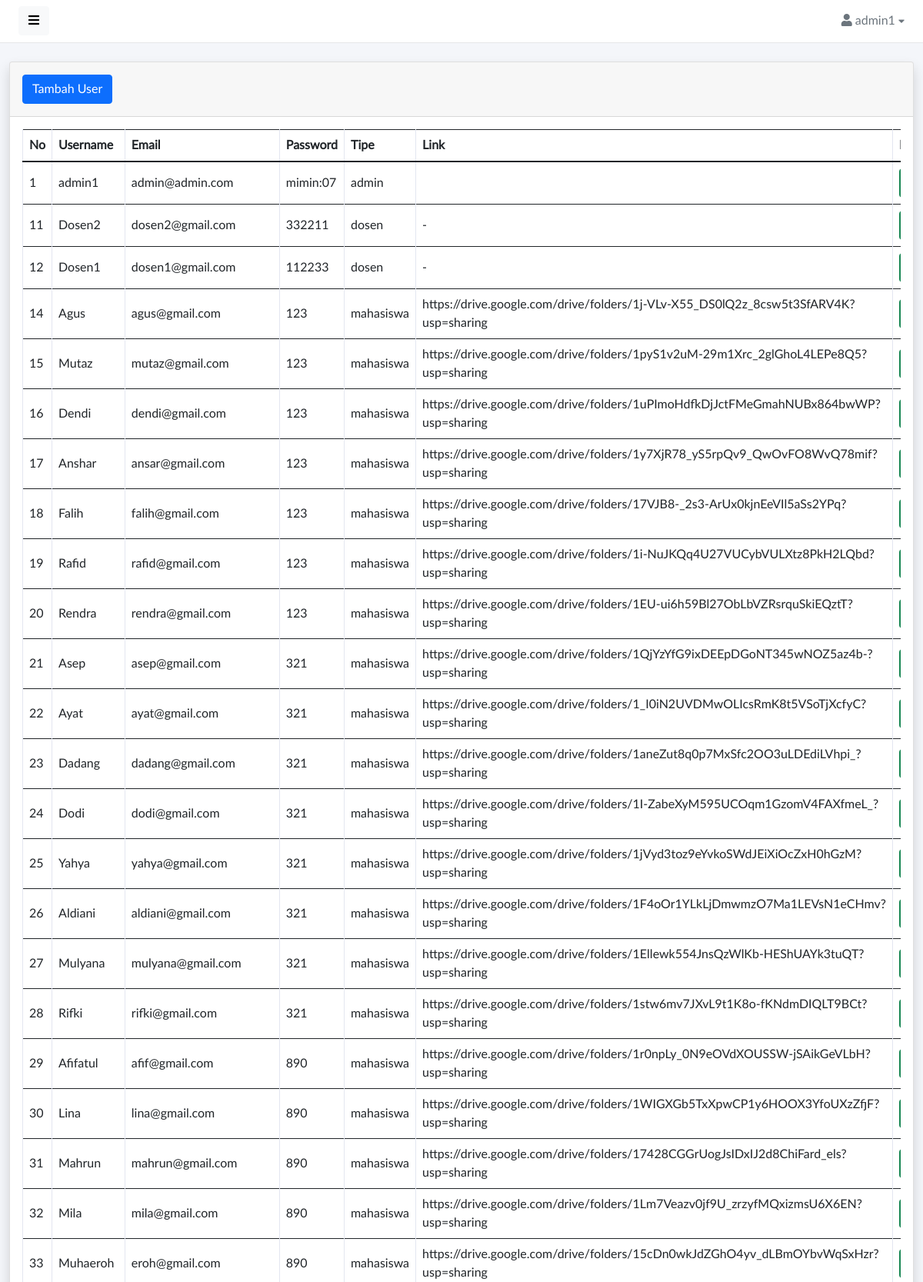
The app's page /adm-login/user.php (signed in, upper part) with its own data.
### tables this page shows
CREATE TABLE `user` (
  `id` int(10) NOT NULL,
  `username` varchar(50) NOT NULL,
  `email` varchar(50) NOT NULL,
  `password` varchar(50) NOT NULL,
  `usertype` varchar(25) NOT NULL,
  `link` varchar(255) NOT NULL
);

### adm-login/user.php (the view, shortened to what this page needs)
<?php
include('security.php');
include('includes/header.php');
include('includes/navbar.php');
?>
<div class="container-fluid">
  <div class="card shadow mb-4">
    <div class="card-header py-3">
      <h6 class="m-0 font-weight-bold text-primary">
        <button type="button" class="btn btn-primary" data-toggle="modal" data-target="#addadminprofile">
          Tambah User
        </button>
      </h6>
    </div>
    <div class="card-body">
      <div class="table-responsive">
        <?php
        $query = "SELECT * FROM user";
        $query_run = mysqli_query($connection, $query);
        ?>
        <table class="table table-bordered" id="dataTable" width="100%" cellspacing="0">
          <thead>
            <tr>
              <th> No </th>
              <th> Username </th>
              <th>Email </th>
              <th>Password</th>
              <th>Tipe</th>
              <th>Link</th>
              <th>Edit</th>
            </tr>
          </thead>
          <tbody>
            <?php
            if (mysqli_num_rows($query_run) > 0) {
              while ($row = mysqli_fetch_assoc($query_run)) {
            ?>
                <tr>
                  <td><?php echo $row['id']; ?></td>
                  <td><?php echo $row['username']; ?></td>
                  <td><?php echo $row['email']; ?></td>
                  <td><?php echo $row['password']; ?></td>
                  <td><?php echo $row['usertype']; ?></td>
                  <td><?php echo $row['link']; ?></td>
                  <td>
                    <form action="edit_user.php" method="post">
                      <button type="submit" name="edit_btn" class="btn btn-success"><i class="fas fa-edit"></i></button>
                    </form>
                  </td>
                </tr>
            <?php
              }
            } else {
              echo "No Record Found";
            }
            ?>
          </tbody>
        </table>
      </div>
    </div>
  </div>
</div>

### assets/css/master.css (style rules this page uses)
body, h1, .h1, h2, .h2, h3, .h3, h4, .h4, h5, .h5, h6, .h6, p, a, td { -moz-osx-font-smoothing: grayscale; -webkit-font-smoothing: antialiased; }
body { width: 100%; height: 100%; background: #f4f6fa; font-family: "Lato", "Helvetica Neue", Arial, Helvetica, sans-serif; font-size: 1rem; color: #444; }
.card { margin-bottom: 15px; box-shadow: rgba(35, 46, 60, .04) 0 2px 4px 0; }
.table td, .table th { vertical-align: middle; }

### records on screen
user: id "1", username "admin1", email "admin@admin.com", password "mimin:07", usertype "admin"
user: id "11", username "Dosen2", email "dosen2@gmail.com", password "332211", usertype "dosen", link "-"
user: id "12", username "Dosen1", email "dosen1@gmail.com", password "112233", usertype "dosen", link "-"
user: id "14", username "Agus", email "agus@gmail.com", password "123", usertype "mahasiswa", link "https://drive.google.com/drive/folders/1j-VLv-X55_DS0lQ2z_8csw5t3SfARV4K?usp=sharing"
user: id "15", username "Mutaz", email "mutaz@gmail.com", password "123", usertype "mahasiswa", link "https://drive.google.com/drive/folders/1pyS1v2uM-29m1Xrc_2glGhoL4LEPe8Q5?usp=sharing"
user: id "16", username "Dendi", email "dendi@gmail.com", password "123", usertype "mahasiswa", link "https://drive.google.com/drive/folders/1uPImoHdfkDjJctFMeGmahNUBx864bwWP?usp=sharing"
user: id "17", username "Anshar", email "ansar@gmail.com", password "123", usertype "mahasiswa", link "https://drive.google.com/drive/folders/1y7XjR78_yS5rpQv9_QwOvFO8WvQ78mif?usp=sharing"
user: id "18", username "Falih", email "falih@gmail.com", password "123", usertype "mahasiswa", link "https://drive.google.com/drive/folders/17VJB8-_2s3-ArUx0kjnEeVIl5aSs2YPq?usp=sharing"
user: id "19", username "Rafid", email "rafid@gmail.com", password "123", usertype "mahasiswa", link "https://drive.google.com/drive/folders/1i-NuJKQq4U27VUCybVULXtz8PkH2LQbd?usp=sharing"
user: id "20", username "Rendra", email "rendra@gmail.com", password "123", usertype "mahasiswa", link "https://drive.google.com/drive/folders/1EU-ui6h59Bl27ObLbVZRsrquSkiEQztT?usp=sharing"
user: id "21", username "Asep", email "asep@gmail.com", password "321", usertype "mahasiswa", link "https://drive.google.com/drive/folders/1QjYzYfG9ixDEEpDGoNT345wNOZ5az4b-?usp=sharing"
user: id "22", username "Ayat", email "ayat@gmail.com", password "321", usertype "mahasiswa", link "https://drive.google.com/drive/folders/1_I0iN2UVDMwOLIcsRmK8t5VSoTjXcfyC?usp=sharing"
user: id "23", username "Dadang", email "dadang@gmail.com", password "321", usertype "mahasiswa", link "https://drive.google.com/drive/folders/1aneZut8q0p7MxSfc2OO3uLDEdiLVhpi_?usp=sharing"
user: id "24", username "Dodi", email "dodi@gmail.com", password "321", usertype "mahasiswa", link "https://drive.google.com/drive/folders/1I-ZabeXyM595UCOqm1GzomV4FAXfmeL_?usp=sharing"
user: id "25", username "Yahya", email "yahya@gmail.com", password "321", usertype "mahasiswa", link "https://drive.google.com/drive/folders/1jVyd3toz9eYvkoSWdJEiXiOcZxH0hGzM?usp=sharing"
user: id "26", username "Aldiani", email "aldiani@gmail.com", password "321", usertype "mahasiswa", link "https://drive.google.com/drive/folders/1F4oOr1YLkLjDmwmzO7Ma1LEVsN1eCHmv?usp=sharing"
user: id "27", username "Mulyana", email "mulyana@gmail.com", password "321", usertype "mahasiswa", link "https://drive.google.com/drive/folders/1Ellewk554JnsQzWlKb-HEShUAYk3tuQT?usp=sharing"
user: id "28", username "Rifki", email "rifki@gmail.com", password "321", usertype "mahasiswa", link "https://drive.google.com/drive/folders/1stw6mv7JXvL9t1K8o-fKNdmDIQLT9BCt?usp=sharing"
user: id "29", username "Afifatul", email "afif@gmail.com", password "890", usertype "mahasiswa", link "https://drive.google.com/drive/folders/1r0npLy_0N9eOVdXOUSSW-jSAikGeVLbH?usp=sharing"
user: id "30", username "Lina", email "lina@gmail.com", password "890", usertype "mahasiswa", link "https://drive.google.com/drive/folders/1WIGXGb5TxXpwCP1y6HOOX3YfoUXzZfjF?usp=sharing"
user: id "31", username "Mahrun", email "mahrun@gmail.com", password "890", usertype "mahasiswa", link "https://drive.google.com/drive/folders/17428CGGrUogJsIDxIJ2d8ChiFard_els?usp=sharing"
user: id "32", username "Mila", email "mila@gmail.com", password "890", usertype "mahasiswa", link "https://drive.google.com/drive/folders/1Lm7Veazv0jf9U_zrzyfMQxizmsU6X6EN?usp=sharing"
user: id "33", username "Muhaeroh", email "eroh@gmail.com", password "890", usertype "mahasiswa", link "https://drive.google.com/drive/folders/15cDn0wkJdZGhO4yv_dLBmOYbvWqSxHzr?usp=sharing"

### other values on screen
$_SESSION['username'] "admin1"
